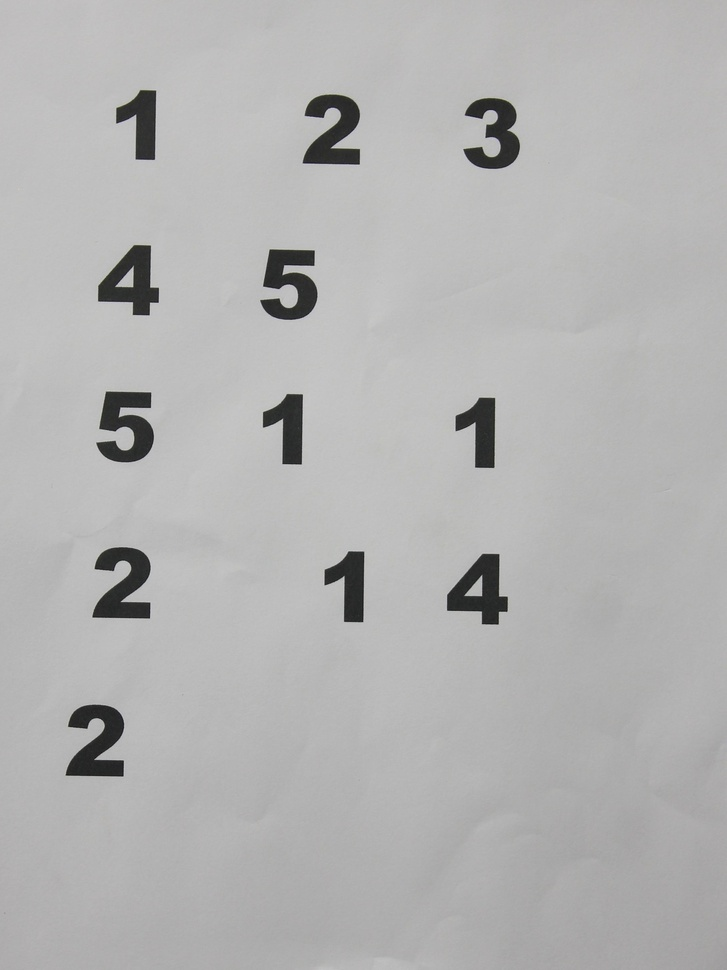
%> input picture images/1.jpg, 727 x 970 px, shrunk from 2614 x 3489 before the run
$ octave --eval "result = getSegmentsFromImage('images/1.jpg');"   (GNU Octave 9; MATLAB toolbox functions it lacks are replaced by stand-ins)
%> lines starting %> are read from the running program, lines starting %| are printed output that depends on the picture; in (x1, y1, x2, y2) boxes, pixels count from 0 and x2, y2 are one past the last pixel; in counts of white or black regions, pixels touching at a corner belong together; the program's own positions count from 1
### getSegments.m
function [segmentos] = getSegments(grayImage)
    %% Segmentaci髇 en regiones
    thresh = multithresh(grayImage,1);
    segmentedImage = imquantize(grayImage,thresh);
    segmentedImage = -1*(segmentedImage -2);
    %% Erosion de regiones
    erodeFactor=4;
    se = strel('disk',erodeFactor);
    erodedImage = imerode(segmentedImage,se);
    %% Etiquetado de las regiones hallados
    [regions, numObj] = bwlabel(erodedImage);
    %% Se obtiene el Bounding Box de las regiones conectadas
    bBox = regionprops(regions, 'BoundingBox');
    %% Se llena la estructura de regiones encontradas
    k = 1;
    for k = 1 : numObj
        %se obtiene la regi髇 de imagen segmentada
        segmentos(k).image = regions( ...
            ceil(bBox(k).BoundingBox(1,2)) : floor(bBox(k).BoundingBox(1,2)) + floor(bBox(k).BoundingBox(1,4)), ...
            ceil(bBox(k).BoundingBox(1,1)) : floor(bBox(k).BoundingBox(1,1)) + floor(bBox(k).BoundingBox(1,3)));
        %se obtiene el centro
        segmentos(k).center = ceil(size(segmentos(k).image)/2);
        segmentos(k).bBox = bBox(k).BoundingBox;
        %se obtiene el tama駉
        segmentos(k).size = size(segmentos(k).image);
    end
    %% limpieza
    while k <= numObj
       if sum(sum(segmentos(k).size)) < 10
           segmentos(k) = [];
           numObj = numObj  - 1;
           k = k-1;
       end
       k = k+1;
    end
end

### getSegmentsFromImage.m
function [segments] = getSegmentsFromImage(testImage)
%> called with testImage = 'images/1.jpg'
    %% 1. Carga de la imagen
    grayImageOriginal = imread(testImage);
%> grayImageOriginal is the input picture: size 970x727x3 uint8; mean R, G, B 178.9, 178.8, 178.6
    % si la imagen es RGB, se convierte a escala de grises
    if ndims(grayImageOriginal) == 3
        grayImageOriginal = rgb2gray(grayImageOriginal);
%> grayImageOriginal: size 970x727 uint8
    end
    grayImage = imadjust(uint8(grayImageOriginal));
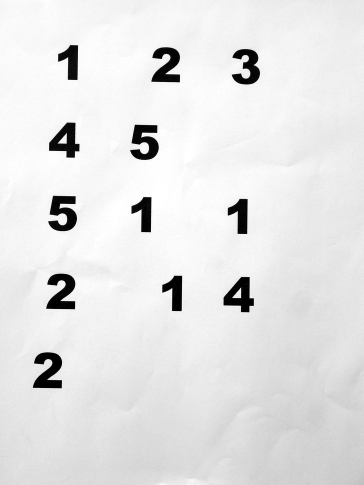
%> grayImage: size 970x727 uint8 (shown at 1/2 size); min 0, max 255, mean 228.1
%% 2. Obtener los segmentos de la imagen
    segments = getSegments(grayImage);
%> in getSegments, `thresh = multithresh(grayImage,1);`: thresh = 123
%> in getSegments, `segmentedImage = imquantize(grayImage,thresh);`:
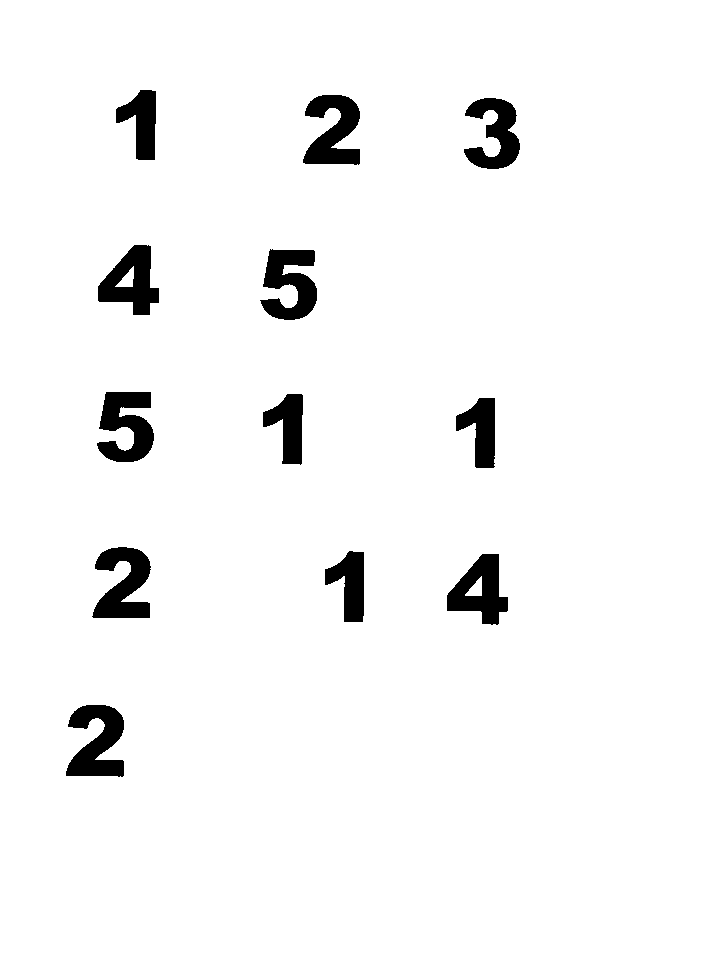
%> segmentedImage: size 970x727 double; values 1 (black) and 2 (white), 96.2% white; 12 black regions, largest, box (x1, y1, x2, y2) and area: (66, 705, 124, 777) 2626, (92, 547, 151, 618) 2582, (97, 392, 154, 462) 2556
%> in getSegments, `erodedImage = imerode(segmentedImage,se);`:
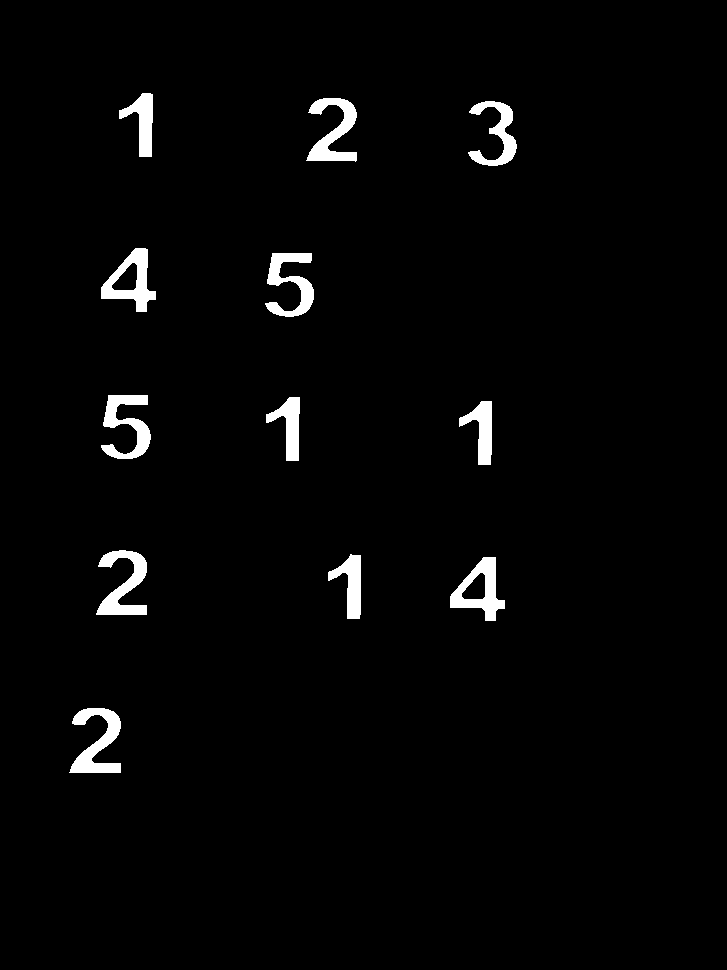
%> erodedImage: size 970x727 double; values 0 (black) and 1 (white), 2.3% white; 12 white regions
%> in getSegments, `[regions, numObj] = bwlabel(erodedImage);`:
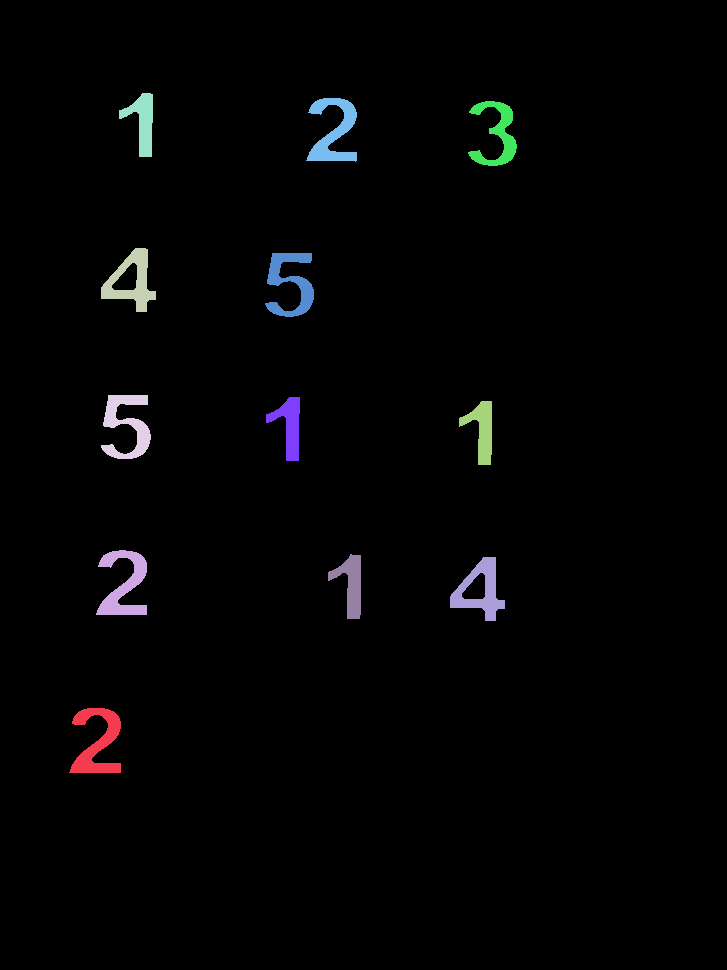
%> regions: size 970x727 double; 13 distinct labels, from 0 to 12; one colour per label, 0 black
%> in getSegments, `[regions, numObj] = bwlabel(erodedImage);`: numObj = 12
%> in getSegments, `bBox = regionprops(regions, 'BoundingBox');`: bBox = 12 regions; largest, box (x1, y1, x2, y2): (101, 248, 156, 312), (450, 557, 505, 621), (69, 708, 121, 773), (96, 550, 147, 615), (306, 98, 357, 162)
%> the loop in getSegments, `for k = 1 : numObj` made 12 passes
%> after the loop in getSegments, `for k = 1 : numObj`: segmentos = 12 items; first 3, center, bBox and size: [33 26] [69.5 708.5 52 65] [65 52], [33 26] [96.5 550.5 51 65] [65 51], [32 28] [101.5 248.5 55 64] [64 55]
%> the loop in getSegments, `while k <= numObj` made 1 pass
%> k on pass 1: 13
%> segments has the same summary as segmentos in getSegments
%> `result = getSegmentsFromImage('images/1.jpg');`: result has the same summary as segmentos in getSegments
end

$ run again, on images/10.jpg
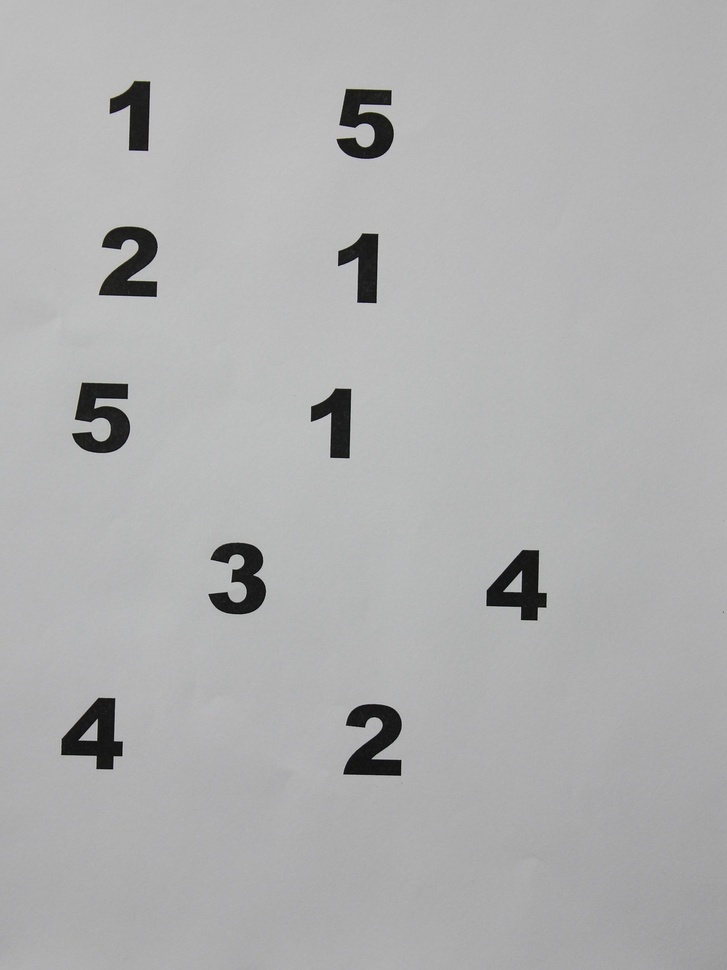
%> input picture images/10.jpg, 727 x 970 px, shrunk from 2614 x 3489 before the run
%> in getSegmentsFromImage, grayImageOriginal is the input picture: size 970x727x3 uint8; mean R, G, B 175.2, 175.4, 175.5
%> grayImageOriginal: size 970x727 uint8
%> thresh = 124
%> in getSegments, `segmentedImage = imquantize(grayImage,thresh);`:
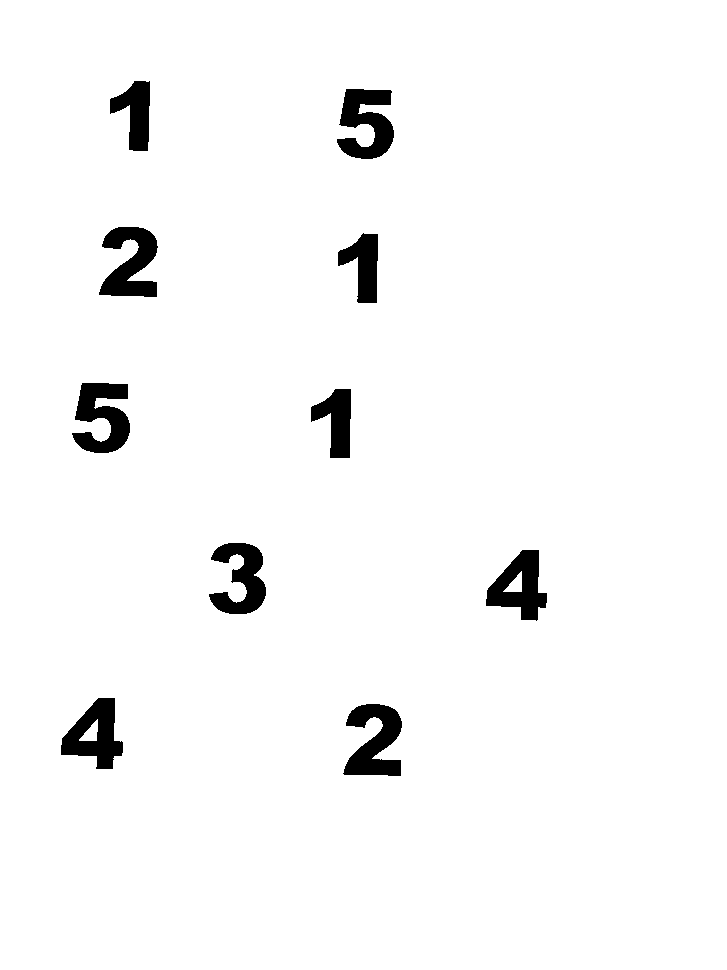
%> segmentedImage: size 970x727 double; values 1 (black) and 2 (white), 96.9% white; 10 black regions, largest, box (x1, y1, x2, y2) and area: (343, 704, 402, 776) 2568, (72, 383, 130, 453) 2526, (99, 227, 158, 297) 2484
%> erodedImage: size 970x727 double; values 0 (black) and 1 (white), 1.9% white; 10 white regions
%> in getSegments, `[regions, numObj] = bwlabel(erodedImage);`:
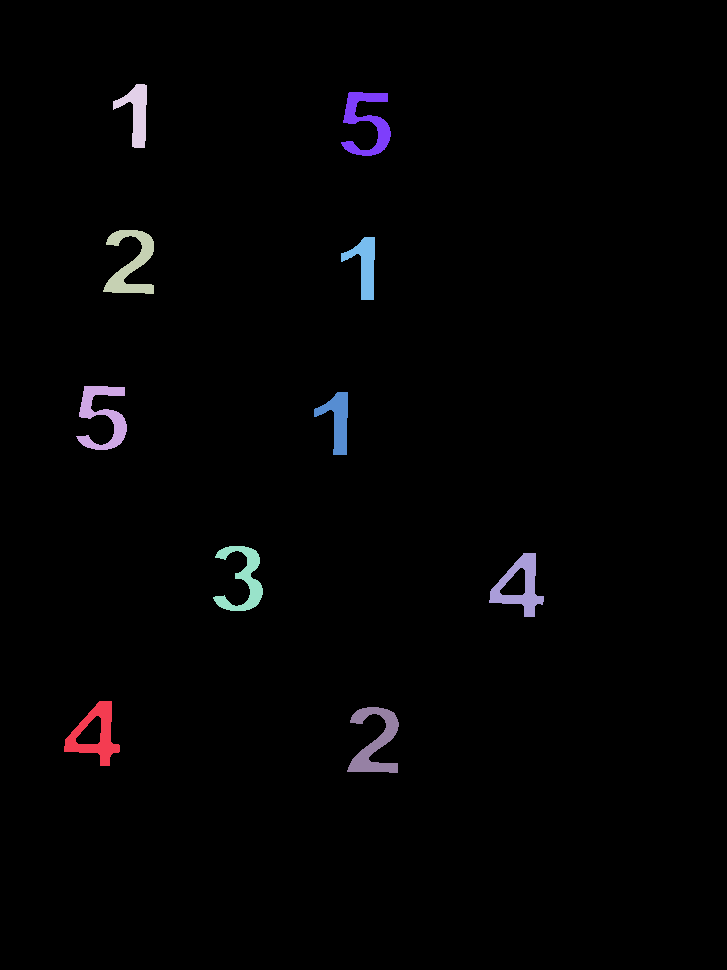
%> regions: size 970x727 double; 11 distinct labels, from 0 to 10; one colour per label, 0 black
%> numObj = 10
%> bBox = 10 regions; largest, box (x1, y1, x2, y2): (64, 701, 120, 766), (489, 553, 544, 617), (347, 707, 399, 773), (76, 386, 127, 450), (103, 230, 154, 294)
%> the loop in getSegments, `for k = 1 : numObj` made 10 passes
%> after the loop in getSegments, `for k = 1 : numObj`: segmentos = 10 items; first 3, center, bBox and size: [33 28] [64.5 701.5 56 65] [65 56], [32 26] [76.5 386.5 51 64] [64 51], [32 26] [103.5 230.5 51 64] [64 51]
%> the loop in getSegments, `while k <= numObj` made 1 pass
%> k on pass 1: 11
%> segments has the same summary as segmentos in getSegments
%> result has the same summary as segmentos in getSegments

$ run again, on images/11.jpg
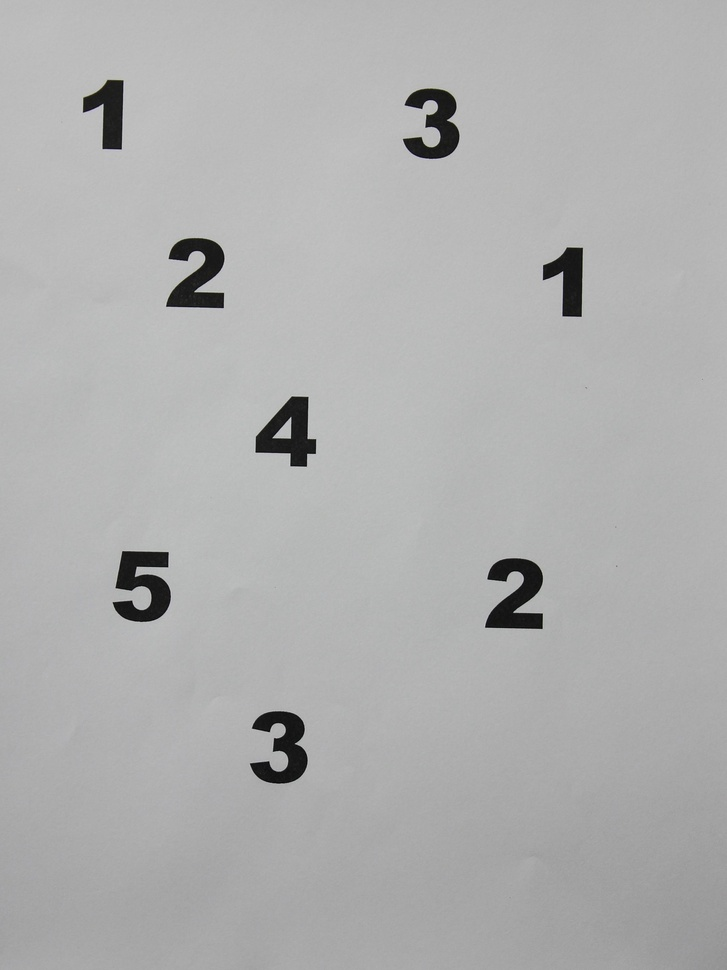
%> input picture images/11.jpg, 727 x 970 px, shrunk from 2614 x 3489 before the run
%> in getSegmentsFromImage, grayImageOriginal is the input picture: size 970x727x3 uint8; mean R, G, B 175.1, 175.5, 175.3
%> grayImageOriginal: size 970x727 uint8
%> thresh = 122
%> in getSegments, `segmentedImage = imquantize(grayImage,thresh);`:
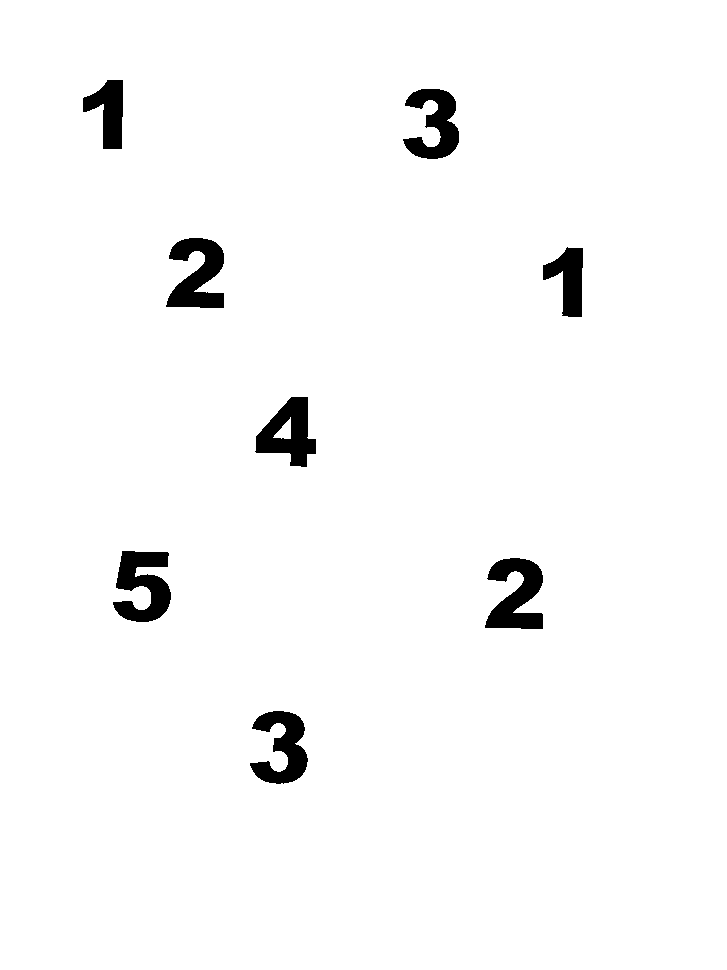
%> segmentedImage: size 970x727 double; values 1 (black) and 2 (white), 97.5% white; 8 black regions, largest, box (x1, y1, x2, y2) and area: (113, 551, 171, 622) 2546, (485, 558, 543, 629) 2532, (166, 238, 224, 308) 2486
%> in getSegments, `erodedImage = imerode(segmentedImage,se);`:
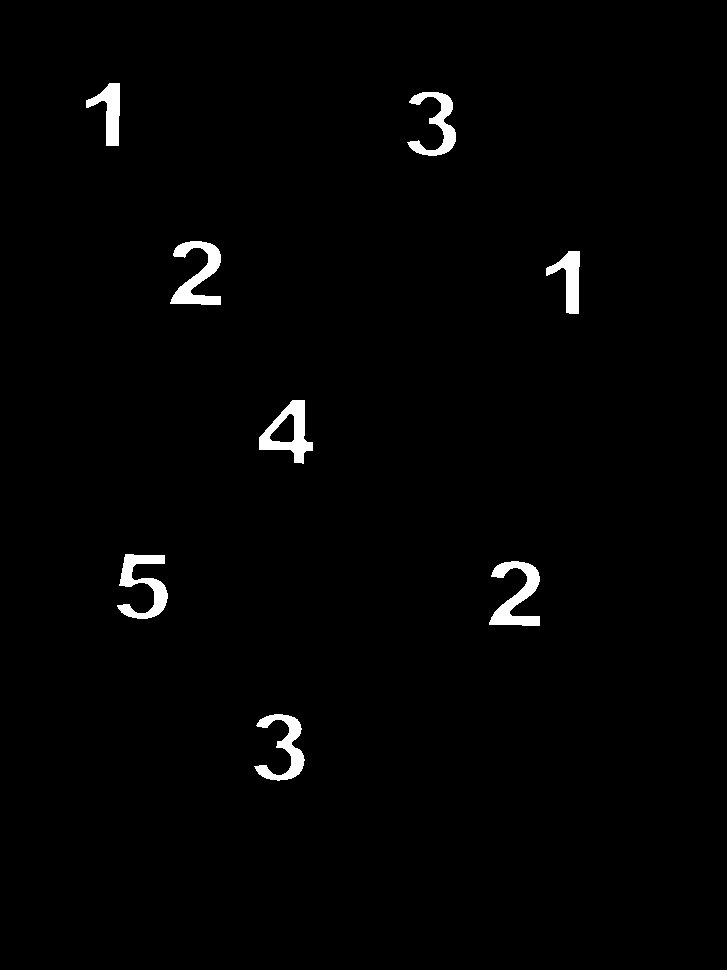
%> erodedImage: size 970x727 double; values 0 (black) and 1 (white), 1.5% white; 8 white regions
%> regions: size 970x727 double; 9 distinct labels, from 0 to 8
%> numObj = 8
%> bBox = 8 regions; box (x1, y1, x2, y2): (86, 83, 120, 146), (117, 554, 168, 619), (170, 241, 221, 305), (254, 714, 305, 781), (259, 400, 313, 464), (407, 92, 456, 156), (489, 561, 540, 626), (546, 251, 580, 314)
%> the loop in getSegments, `for k = 1 : numObj` made 8 passes
%> after the loop in getSegments, `for k = 1 : numObj`: segmentos = 8 items; first 4, center, bBox and size: [32 17] [86.5 83.5 34 63] [63 34], [33 26] [117.5 554.5 51 65] [65 51], [32 26] [170.5 241.5 51 64] [64 51], [34 26] [254.5 714.5 51 67] [67 51]
%> the loop in getSegments, `while k <= numObj` made 1 pass
%> k on pass 1: 9
%> segments has the same summary as segmentos in getSegments
%> result has the same summary as segmentos in getSegments
